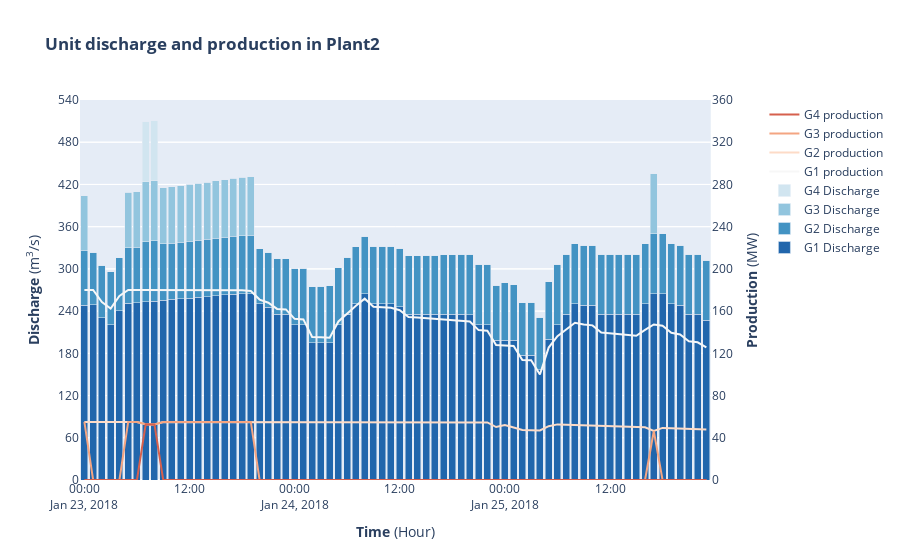

Notebook cell for this chart:
### Code cell
# Plotting discharge and production results from Plant 2

# Retrieving discharge results on generators
G1_discharge=shop.model.generator.Plant2_Generator1.discharge.get()
G2_discharge=shop.model.generator.Plant2_Generator2.discharge.get()
G3_discharge=shop.model.generator.Plant2_Generator3.discharge.get()
G4_discharge=shop.model.generator.Plant2_Generator4.discharge.get()

# Retrieving discharge results on generators
G1_production=shop.model.generator.Plant2_Generator1.production.get()
G2_production=shop.model.generator.Plant2_Generator2.production.get()
G3_production=shop.model.generator.Plant2_Generator3.production.get()
G4_production=shop.model.generator.Plant2_Generator4.production.get()

from plotly.subplots import make_subplots
fig = make_subplots(specs=[[{"secondary_y": True}]])
colorscale = px.colors.sequential.RdBu_r
fig.add_trace(go.Bar(x=G1_discharge.index, y=G1_discharge.values, name="G1 Discharge", marker_color=colorscale[1]), secondary_y=False)
fig.add_trace(go.Bar(x=G2_discharge.index, y=G2_discharge.values, name="G2 Discharge", marker_color=colorscale[2]), secondary_y=False)
fig.add_trace(go.Bar(x=G3_discharge.index, y=G3_discharge.values, name="G3 Discharge", marker_color=colorscale[3]), secondary_y=False)
fig.add_trace(go.Bar(x=G4_discharge.index, y=G4_discharge.values, name="G4 Discharge", marker_color=colorscale[4]), secondary_y=False)
fig.add_trace(go.Scatter(x=G1_production.index, y=G1_production.values, name="G1 production", marker_color=colorscale[5]), secondary_y=True)
fig.add_trace(go.Scatter(x=G2_production.index, y=G2_production.values, name="G2 production", marker_color=colorscale[6]), secondary_y=True)
fig.add_trace(go.Scatter(x=G3_production.index, y=G3_production.values, name="G3 production", marker_color=colorscale[7]), secondary_y=True)
fig.add_trace(go.Scatter(x=G4_production.index, y=G4_production.values, name="G4 production", marker_color=colorscale[8]), secondary_y=True)
fig.update_layout(title_text="<b>Unit discharge and production in Plant2</b>", barmode="stack")
fig.update_xaxes(title_text="<b>Time</b> (Hour)")
fig.update_yaxes(title_text="<b>Discharge</b> (m<sup>3</sup>/s)", secondary_y=False, range=[0, 540], tick0=60, dtick=60)
fig.update_yaxes(title_text="<b>Production</b> (MW)", secondary_y=True, range=[0, 360], tick0=40, dtick=40)
fig.show()
